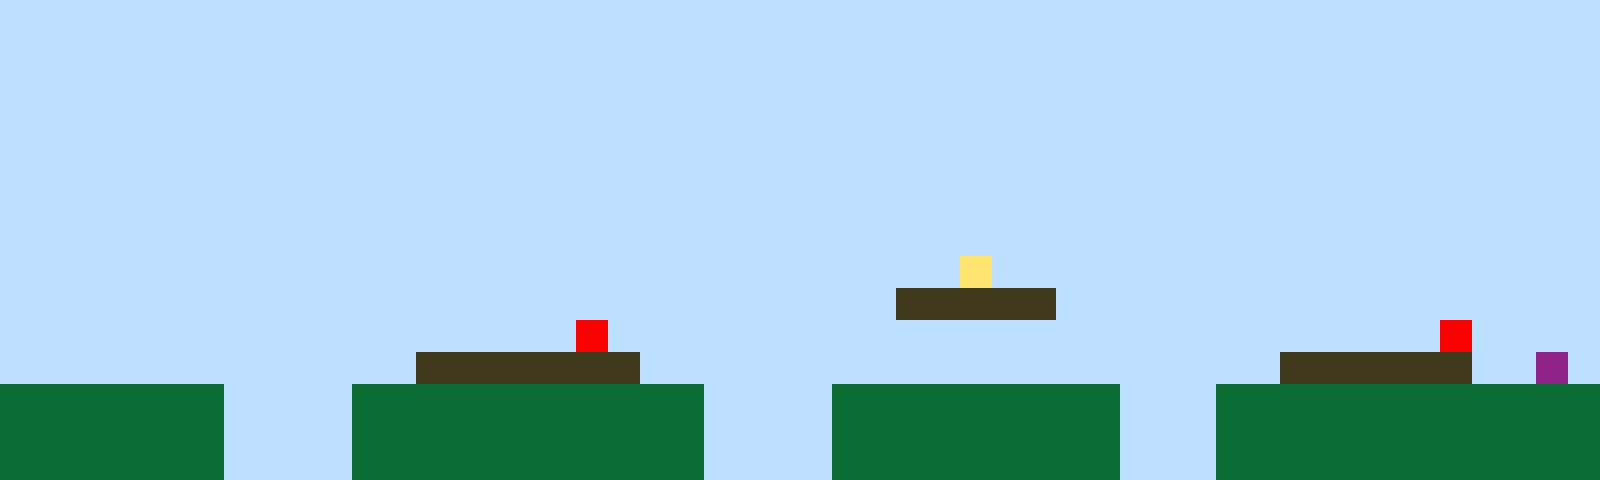

This is a level from a 2D game, rendered from its Tiled map with the project's own tilesets. A one-line summary and the complete map file follow:
An orthogonal 50x15 tile map with 32x32 px tiles, 1 tile layer (Tile Layer 1).

<map version="1.10" tiledversion="1.11.2" orientation="orthogonal" renderorder="right-up" width="50" height="15" tilewidth="32" tileheight="32" infinite="0" nextlayerid="2" nextobjectid="1"><editorsettings><export target="map1.csv" format="csv" /></editorsettings><tileset firstgid="1" name="sprites" tilewidth="32" tileheight="32" tilecount="6" columns="3"><image source="sprites.png" width="96" height="64" /></tileset><layer id="1" name="Tile Layer 1" width="50" height="15"><data encoding="csv">1,1,1,1,1,1,1,1,1,1,1,1,1,1,1,1,1,1,1,1,1,1,1,1,1,1,1,1,1,1,1,1,1,1,1,1,1,1,1,1,1,1,1,1,1,1,1,1,1,1,1,1,1,1,1,1,1,1,1,1,1,1,1,1,1,1,1,1,1,1,1,1,1,1,1,1,1,1,1,1,1,1,1,1,1,1,1,1,1,1,1,1,1,1,1,1,1,1,1,1,1,1,1,1,1,1,1,1,1,1,1,1,1,1,1,1,1,1,1,1,1,1,1,1,1,1,1,1,1,1,1,1,1,1,1,1,1,1,1,1,1,1,1,1,1,1,1,1,1,1,1,1,1,1,1,1,1,1,1,1,1,1,1,1,1,1,1,1,1,1,1,1,1,1,1,1,1,1,1,1,1,1,1,1,1,1,1,1,1,1,1,1,1,1,1,1,1,1,1,1,1,1,1,1,1,1,1,1,1,1,1,1,1,1,1,1,1,1,1,1,1,1,1,1,1,1,1,1,1,1,1,1,1,1,1,1,1,1,1,1,1,1,1,1,1,1,1,1,1,1,1,1,1,1,1,1,1,1,1,1,1,1,1,1,1,1,1,1,1,1,1,1,1,1,1,1,1,1,1,1,1,1,1,1,1,1,1,1,1,1,1,1,1,1,1,1,1,1,1,1,1,1,1,1,1,1,1,1,1,1,1,1,1,1,1,1,1,1,1,1,1,1,1,1,1,1,1,1,1,1,1,1,1,1,1,1,1,1,1,1,1,1,1,1,1,1,1,1,1,1,1,1,1,1,1,1,1,1,1,1,1,1,1,1,1,1,1,1,1,1,1,1,1,1,1,1,1,1,1,1,1,1,1,1,1,1,1,1,1,1,1,1,1,1,1,1,1,1,1,1,1,1,1,1,1,1,1,1,1,1,1,1,1,1,1,1,1,1,1,1,1,1,1,1,1,1,1,1,1,1,4,1,1,1,1,1,1,1,1,1,1,1,1,1,1,1,1,1,1,1,1,1,1,1,1,1,1,1,1,1,1,1,1,1,1,1,1,1,1,1,1,1,1,1,1,1,1,1,3,3,3,3,3,1,1,1,1,1,1,1,1,1,1,1,1,1,1,1,1,1,1,1,1,1,1,1,1,1,1,1,1,1,1,1,1,1,1,1,5,1,1,1,1,1,1,1,1,1,1,1,1,1,1,1,1,1,1,1,1,1,1,1,1,1,1,5,1,1,1,1,1,1,1,1,1,1,1,1,1,1,1,1,1,3,3,3,3,3,3,3,1,1,1,1,1,1,1,1,1,1,1,1,1,1,1,1,1,1,1,1,3,3,3,3,3,3,1,1,6,1,2,2,2,2,2,2,2,1,1,1,1,2,2,2,2,2,2,2,2,2,2,2,1,1,1,1,2,2,2,2,2,2,2,2,2,1,1,1,2,2,2,2,2,2,2,2,2,2,2,2,2,2,2,2,2,2,2,1,1,1,1,2,2,2,2,2,2,2,2,2,2,2,1,1,1,1,2,2,2,2,2,2,2,2,2,1,1,1,2,2,2,2,2,2,2,2,2,2,2,2,2,2,2,2,2,2,2,1,1,1,1,2,2,2,2,2,2,2,2,2,2,2,1,1,1,1,2,2,2,2,2,2,2,2,2,1,1,1,2,2,2,2,2,2,2,2,2,2,2,2</data></layer></map>
